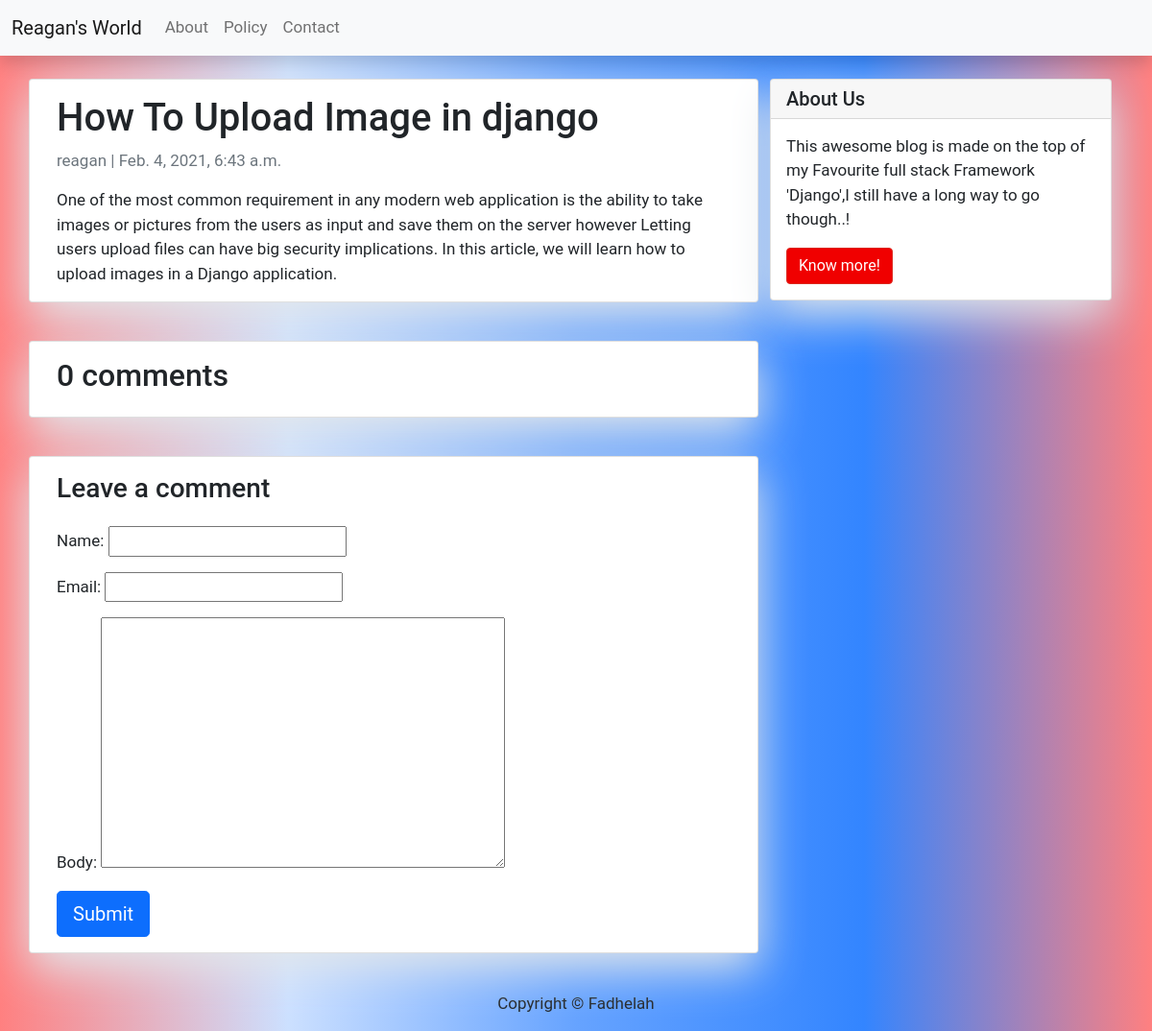
/blog/upload-image-django/, run on the app's committed database.
### blog/models.py (models this page shows, shortened)
class Post(models.Model):
    title = models.CharField(max_length=200, unique=True)
    slug = models.SlugField(max_length=200, unique=True)
    author = models.ForeignKey(User, on_delete=models.CASCADE, related_name='blog_posts')
    updated_on = models.DateTimeField(auto_now=True)
    content = models.TextField()
    created_on = models.DateTimeField(auto_now_add = True)
    status = models.IntegerField(choices=STATUS, default=0)
    class Meta:
        ordering= ['-created_on']

### blog/views.py (the view)
# urls.py: path('blog/<slug:slug>/', views.postDetail,name='post_detail'),
def postDetail(request,slug):
    template_name = 'post_detail.html'
    post = get_object_or_404(Post, slug=slug)
    comments = post.comments.filter(active=True)
    new_comment = None
    if request.method=='POST':
        comment_form = CommentForm(request.POST)
        if comment_form.is_valid():
            new_comment=comment_form.save(commit=False)
            new_comment.post = post
            new_comment.save()
    else:
        comment_form = CommentForm()
    return render(request,template_name,{'post': post,
                                           'comments': comments,
                                           'new_comment': new_comment,
                                           'comment_form': comment_form})

### blog/forms.py
class CommentForm(forms.ModelForm):
    class Meta:
        model = Comment
        fields = ('name', 'email', 'body')

### blog/templates/post_detail.html (shortened to what this page needs)
{% extends 'base.html' %} {% block content %}
<div class="container">
    <div class="row">
        <div class="col-md-8 card my-4 left  top">
            <div class="card-body">
                <h1>{% block title %} {{ post.title }} {% endblock title %}</h1>
                <p class=" text-muted">{{ post.author }} | {{ post.created_on }}</p>
                <p class="card-text ">{{ post.content | safe }}</p>
            </div>
        </div>
        {% block sidebar %} {% include 'sidebar.html' %} {% endblock sidebar %}
        <div class="col-md-8 card mb-4  mt-3 ">
            <div class="card-body">
                <h2>{{ comments.count }} comments</h2>
            </div>
        </div>
        <div class="col-md-8 card mb-4  mt-3 ">
            <div class="card-body">
                {% if new_comment %}
                <div class="alert alert-success" role="alert">
                    Your comment is awaiting moderation
                </div>
                {% else %}
                <h3>Leave a comment</h3>
                <form method="post" style="margin-top: 1.3em;">
                    {{ comment_form.as_p }}
                    <button type="submit" class="btn btn-primary  btn-lg">Submit</button>
                </form>
                {% endif %}
            </div>
        </div>
    </div>
</div>
{% endblock content %}

### blog/templates/base.html (style rules this page uses)
body { font-family: "Roboto", sans-serif; font-size: 17px; background-image: linear-gradient(to right,#ff8080, #cce0ff, #66a3ff,#3385ff,#ff8080); }

### blog/templates/sidebar.html (style rules this page uses)
.card { box-shadow: 0 16px 48px #E3E7EB; }

### data on the page
Post: title "How To Upload Image in django", author "reagan", created_on "Feb. 4, 2021, 6:43 a.m.", content "One of the most common requirement in any modern web application is the ability to take images or pictures from the users as input and save them on the server however Letting users upload files can have big security implications. In this article, we will learn how to upload images in a Django application."

### other printed values
{{ comments.count }} "0"
